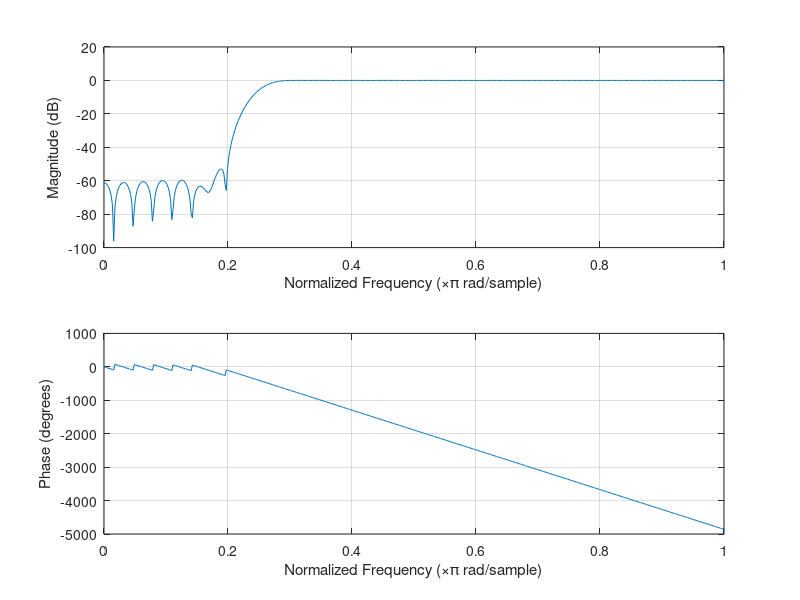

MATLAB code to generate this figure:
wp=0.3*pi;
ws=0.2*pi;
wc=(wp+ws)/(2*pi);
disp('cutoff freq= ');disp(wc);
tr_w=(wp-ws);
M=ceil(6.6*pi/tr_w);
if(rem(M,2)==0)
    M=M+1;
end
disp('filter length= ');disp(M);
n=0:M-1;
wind=window(@hamming,M);
b=fir1(M-1,wc,'high',wind);
% disp('filter coeff= ');disp(b);
figure(1);
freqz(b,1);
w=wp:pi/255:pi;
Hp=freqz(b,1,w);
Hpmag=abs(Hp);
Hpdb=20*log10(Hpmag);
Ap=max(Hpdb);
disp('passband ripple= ');
disp(Ap);
w=0:pi/255:ws;
Hs=freqz(b,1,w);
Hsmag=abs(Hs);
Hsdb=20*log10(Hsmag);
As=max(Hsdb);
disp('stopband attenuation(db)= ');
disp(As);

